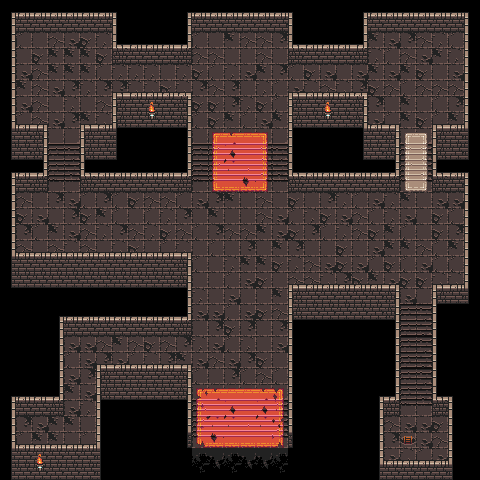

Below is a game level as drawn by its tile map, then a one-line description and the .tmx that defines it (tile-layer data replaced by summaries):
An orthogonal 30x30 tile map with 16x16 px tiles, 3 tile layers (back, back_over, over) and 206 objects.

<map version="1.10" tiledversion="1.10.1" orientation="orthogonal" renderorder="right-down" width="30" height="30" tilewidth="16" tileheight="16" infinite="0" nextlayerid="5" nextobjectid="285">
 <tileset firstgid="1" name="tileset" tilewidth="16" tileheight="16" tilecount="2880" columns="64">
  <image source="tileset.png" width="1024" height="720" />
  <tile id="1508">
   <animation>
    <frame tileid="1511" duration="150" />
    <frame tileid="1513" duration="150" />
    <frame tileid="1515" duration="150" />
    <frame tileid="1508" duration="150" />
    <frame tileid="1512" duration="150" />
    <frame tileid="1514" duration="150" />
    <frame tileid="1510" duration="150" />
    <frame tileid="1509" duration="150" />
   </animation>
  </tile>
 </tileset>
 <layer id="1" name="back" width="30" height="30">
  <data>[900 cells, 759 non-empty, 69 distinct tile ids]</data>
 </layer>
 <layer id="2" name="back_over" width="30" height="30">
  <data>[900 cells, 6 non-empty, 2 distinct tile ids]</data>
 </layer>
 <layer id="3" name="over" width="30" height="30">
  <data>[900 cells, 60 non-empty, 7 distinct tile ids]</data>
 </layer>
 <objectgroup id="4" name="wall">
  <object id="3" x="0" y="32" width="16" height="16" />
  <object id="5" x="16" y="16" width="16" height="16" />
  <object id="6" x="32" y="16" width="16" height="16" />
  <object id="7" x="48" y="16" width="16" height="16" />
  <object id="8" x="64" y="16" width="16" height="16" />
  <object id="9" x="80" y="16" width="16" height="16" />
  <object id="10" x="96" y="16" width="16" height="16" />
  <object id="11" x="112" y="48" width="16" height="16" />
  <object id="12" x="128" y="48" width="16" height="16" />
  <object id="13" x="144" y="48" width="16" height="16" />
  <object id="14" x="160" y="48" width="16" height="16" />
  <object id="15" x="176" y="48" width="16" height="16" />
  <object id="17" x="192" y="16" width="16" height="16" />
  <object id="18" x="208" y="16" width="16" height="16" />
  <object id="19" x="224" y="16" width="16" height="16" />
  <object id="20" x="240" y="16" width="16" height="16" />
  <object id="21" x="256" y="16" width="16" height="16" />
  <object id="22" x="272" y="16" width="16" height="16" />
  <object id="23" x="288" y="48" width="16" height="16" />
  <object id="24" x="304" y="48" width="16" height="16" />
  <object id="25" x="320" y="48" width="16" height="16" />
  <object id="26" x="336" y="48" width="16" height="16" />
  <object id="27" x="352" y="48" width="16" height="16" />
  <object id="29" x="368" y="16" width="16" height="16" />
  <object id="30" x="384" y="16" width="16" height="16" />
  <object id="31" x="400" y="16" width="16" height="16" />
  <object id="32" x="416" y="16" width="16" height="16" />
  <object id="33" x="432" y="16" width="16" height="16" />
  <object id="34" x="448" y="16" width="16" height="16" />
  <object id="35" x="112" y="96" width="16" height="16" />
  <object id="36" x="128" y="96" width="16" height="16" />
  <object id="37" x="144" y="96" width="16" height="16" />
  <object id="38" x="160" y="96" width="16" height="16" />
  <object id="39" x="176" y="96" width="16" height="16" />
  <object id="41" x="288" y="96" width="16" height="16" />
  <object id="42" x="304" y="96" width="16" height="16" />
  <object id="43" x="320" y="96" width="16" height="16" />
  <object id="44" x="336" y="96" width="16" height="16" />
  <object id="45" x="352" y="96" width="16" height="16" />
  <object id="47" x="16" y="128" width="16" height="16" />
  <object id="48" x="32" y="128" width="16" height="16" />
  <object id="51" x="80" y="128" width="16" height="16" />
  <object id="52" x="96" y="128" width="16" height="16" />
  <object id="53" x="16" y="176" width="16" height="16" />
  <object id="54" x="32" y="176" width="16" height="16" />
  <object id="57" x="80" y="176" width="16" height="16" />
  <object id="58" x="96" y="176" width="16" height="16" />
  <object id="59" x="112" y="176" width="16" height="16" />
  <object id="60" x="128" y="176" width="16" height="16" />
  <object id="61" x="144" y="176" width="16" height="16" />
  <object id="62" x="160" y="176" width="16" height="16" />
  <object id="65" x="176" y="176" width="16" height="16" />
  <object id="71" x="288" y="176" width="16" height="16" />
  <object id="72" x="304" y="176" width="16" height="16" />
  <object id="73" x="320" y="176" width="16" height="16" />
  <object id="74" x="336" y="176" width="16" height="16" />
  <object id="75" x="352" y="176" width="16" height="16" />
  <object id="76" x="368" y="176" width="16" height="16" />
  <object id="77" x="384" y="176" width="16" height="16" />
  <object id="80" x="432" y="176" width="16" height="16" />
  <object id="81" x="448" y="176" width="16" height="16" />
  <object id="83" x="288" y="288" width="16" height="16" />
  <object id="84" x="304" y="288" width="16" height="16" />
  <object id="85" x="320" y="288" width="16" height="16" />
  <object id="86" x="336" y="288" width="16" height="16" />
  <object id="87" x="352" y="288" width="16" height="16" />
  <object id="88" x="368" y="288" width="16" height="16" />
  <object id="89" x="384" y="288" width="16" height="16" />
  <object id="92" x="432" y="288" width="16" height="16" />
  <object id="93" x="448" y="288" width="16" height="16" />
  <object id="95" x="16" y="256" width="16" height="16" />
  <object id="96" x="32" y="256" width="16" height="16" />
  <object id="97" x="48" y="256" width="16" height="16" />
  <object id="98" x="64" y="256" width="16" height="16" />
  <object id="99" x="80" y="256" width="16" height="16" />
  <object id="100" x="96" y="256" width="16" height="16" />
  <object id="101" x="112" y="256" width="16" height="16" />
  <object id="102" x="128" y="256" width="16" height="16" />
  <object id="103" x="144" y="256" width="16" height="16" />
  <object id="104" x="160" y="256" width="16" height="16" />
  <object id="105" x="176" y="288" width="16" height="16" />
  <object id="107" x="64" y="320" width="16" height="16" />
  <object id="108" x="80" y="320" width="16" height="16" />
  <object id="109" x="96" y="320" width="16" height="16" />
  <object id="110" x="112" y="320" width="16" height="16" />
  <object id="111" x="128" y="320" width="16" height="16" />
  <object id="112" x="144" y="320" width="16" height="16" />
  <object id="113" x="160" y="320" width="16" height="16" />
  <object id="114" x="176" y="320" width="16" height="16" />
  <object id="119" x="96" y="368" width="16" height="16" />
  <object id="120" x="112" y="368" width="16" height="16" />
  <object id="121" x="128" y="368" width="16" height="16" />
  <object id="122" x="144" y="368" width="16" height="16" />
  <object id="123" x="160" y="368" width="16" height="16" />
  <object id="124" x="176" y="368" width="16" height="16" />
  <object id="125" x="16" y="448" width="16" height="16" />
  <object id="126" x="32" y="448" width="16" height="16" />
  <object id="127" x="48" y="448" width="16" height="16" />
  <object id="128" x="64" y="448" width="16" height="16" />
  <object id="129" x="80" y="448" width="16" height="16" />
  <object id="130" x="96" y="432" width="16" height="16" />
  <object id="137" x="368" y="128" width="16" height="16" />
  <object id="138" x="384" y="128" width="16" height="16" />
  <object id="141" x="432" y="128" width="16" height="16" />
  <object id="142" x="464" y="112" width="16" height="16" />
  <object id="143" x="384" y="464" width="16" height="16" />
  <object id="144" x="400" y="464" width="16" height="16" />
  <object id="145" x="416" y="464" width="16" height="16" />
  <object id="146" x="432" y="464" width="16" height="16" />
  <object id="150" x="384" y="400" width="16" height="16" />
  </objectgroup>
</map>
<!-- 96 of 206 objects omitted -->
